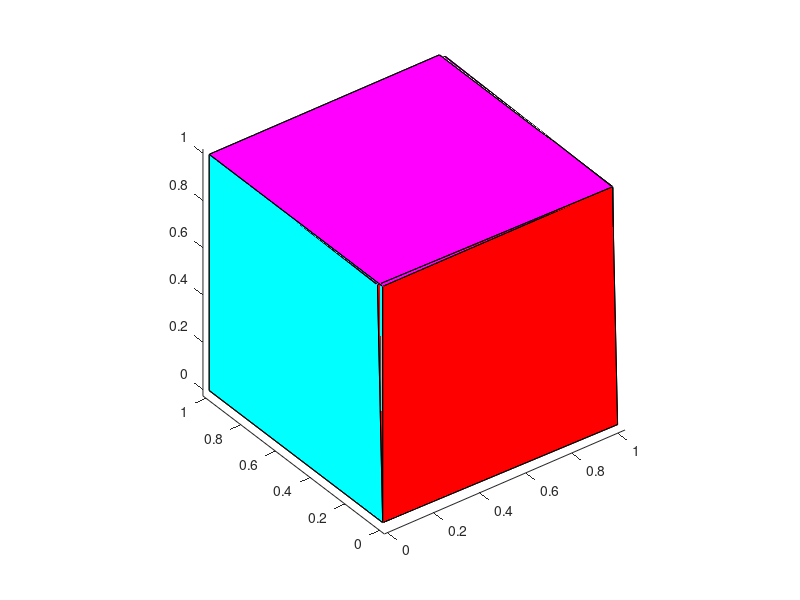

Here is the MATLAB script that generated this plot:
%3
fm = [1 2 6 5; 2 3 7 6; 3 4 8 7; 4 1 5 8; 1 2 3 4; 5 6 7 8];
vm = [0 0 0; 1 0 0; 1 1 0; 0 1 0; 0 0 1; 1 0 1; 1 1 1; 0 1 1];
R=rotx(pi/3)*roty(pi/6)*rotz(pi/2);
hold
patch('Vertices',vm,'Faces',fm, 'FaceVertexCData',hsv(6),'FaceColor','flat');
vm = vm*R;
patch('Vertices',vm,'Faces',fm, 'FaceVertexCData',hsv(6),'FaceColor','flat');
view(-37, 35)
axis equal
